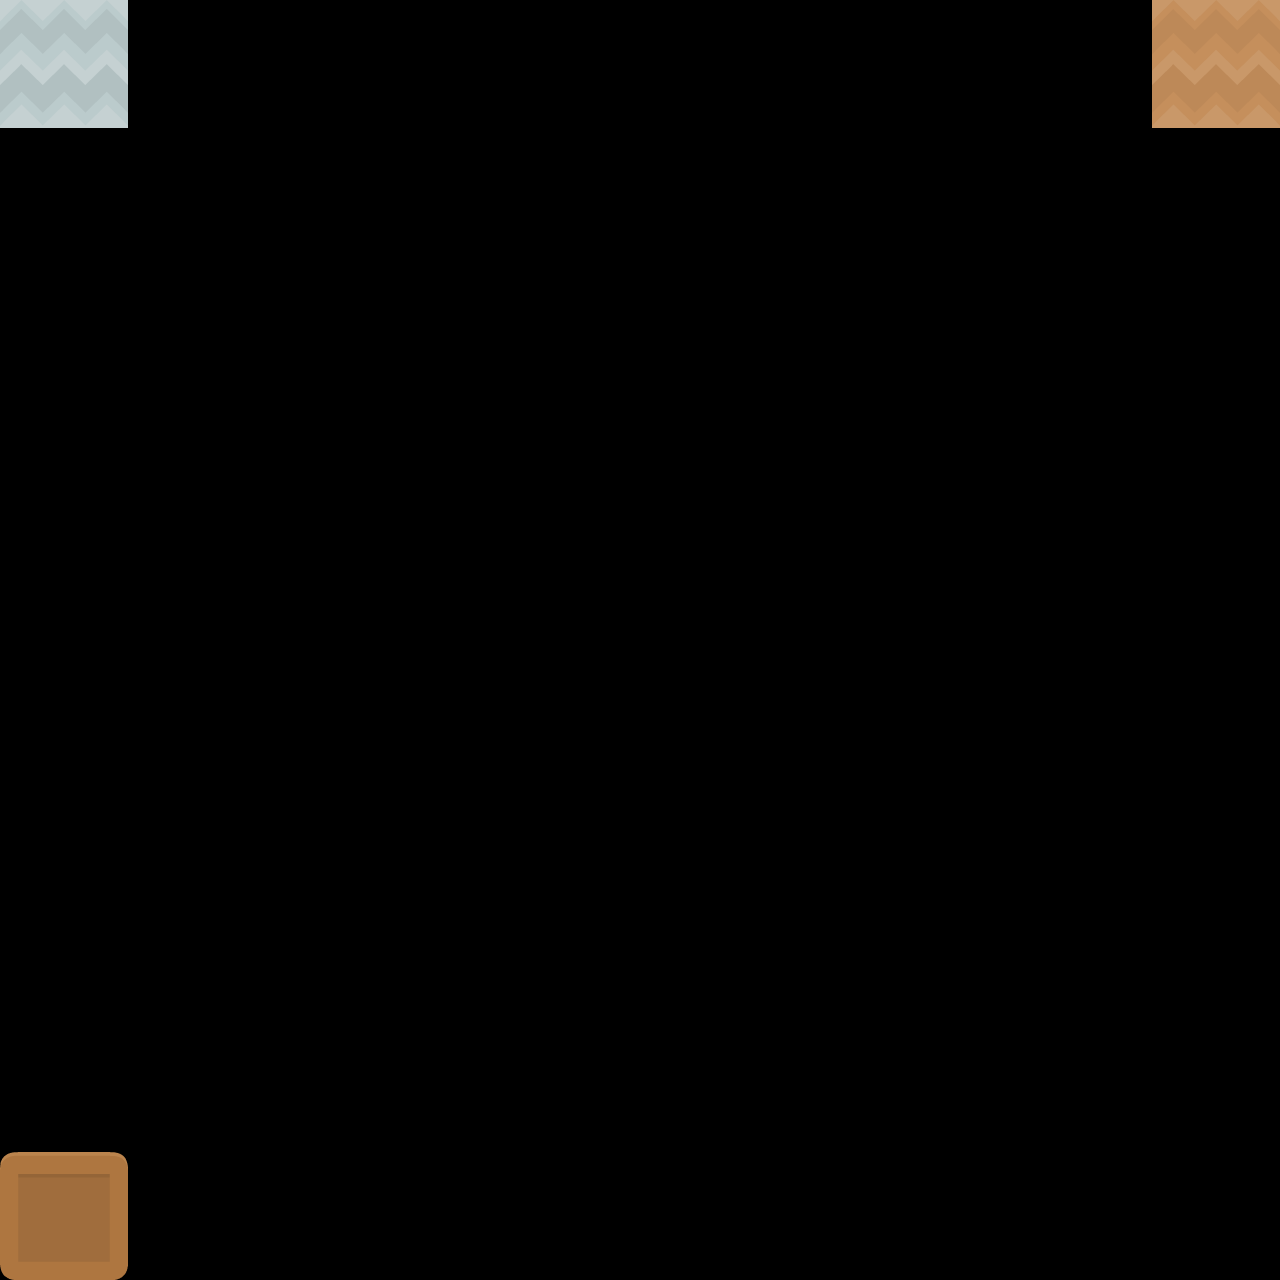

A 2D game scene composited from a Tiled map and its tileset images. What follows is a short description and the map's XML, with every tile layer's data as written:
An orthogonal 10x10 tile map with 128x128 px tiles, 1 tile layer (Blocking Sprites).

<map version="1.2" tiledversion="1.3.4" orientation="orthogonal" renderorder="left-up" width="10" height="10" tilewidth="128" tileheight="128" infinite="0" nextlayerid="2" nextobjectid="1">
 <tileset firstgid="1" name="tiles" tilewidth="128" tileheight="128" tilecount="3" columns="0">
  <grid orientation="orthogonal" width="1" height="1" />
  <tile id="0">
   <image width="128" height="128" source="../../arcade/resources/images/tiles/boxCrate.png" />
  </tile>
  <tile id="1">
   <image width="128" height="128" source="../../arcade/resources/images/tiles/dirtCenter.png" />
  </tile>
  <tile id="2">
   <image width="128" height="128" source="../../arcade/resources/images/tiles/grassCenter.png" />
  </tile>
 </tileset>
 <layer id="1" name="Blocking Sprites" width="10" height="10">
  <data encoding="csv">
2,0,0,0,0,0,0,0,0,3,
0,0,0,0,0,0,0,0,0,0,
0,0,0,0,0,0,0,0,0,0,
0,0,0,0,0,0,0,0,0,0,
0,0,0,0,0,0,0,0,0,0,
0,0,0,0,0,0,0,0,0,0,
0,0,0,0,0,0,0,0,0,0,
0,0,0,0,0,0,0,0,0,0,
0,0,0,0,0,0,0,0,0,0,
1,0,0,0,0,0,0,0,0,0
</data>
 </layer>
</map>
